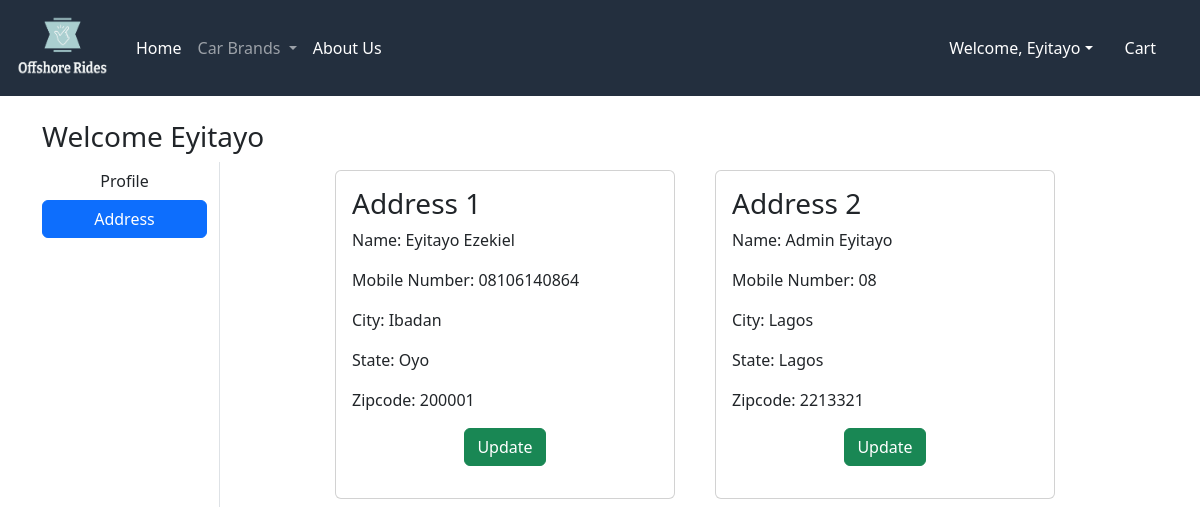
The app's page /address/ (signed in) with its own data.
### Offshore/models.py (models this page shows, shortened)
class Customer(models.Model):
    user = models.ForeignKey(User, on_delete=models.CASCADE)
    name = models.CharField(max_length=200)
    city = models.CharField(max_length=200)
    mobile = models.IntegerField(default=8)
    zipcode = models.IntegerField()
    state = models.CharField(choices=STATE_CHOICES, max_length=100)

### Offshore/views.py (the view)
# urls.py: path('address/', views.address, name='address'),
def address(request):
    add = Customer.objects.filter(user=request.user)
    return render(request, 'Offshore/address.html', locals())

### Offshore/templates/Offshore/address.html (shortened to what this page needs)
{% extends 'Offshore/base.html' %}
{% load static %}
{% block maincontent %}
    <div class="container my-4">
        <div class="row">
            <h3>Welcome <span class="text-capitalize">{{ request.user }}</span></h3>
            <div class="col-sm-2 border-end">
                <ul class="list-unstyled">
                    <li class="d-grid"><a href="{% url 'profile' %}" class="btn">Profile</a></li>
                    <li class="d-grid"><a href="{% url 'address' %}" class="btn btn-primary">Address</a></li>
                </ul>
            </div>
            <div class="col-sm-8 offset-sm-1">
                <div class="row">
                    {% for ad in add %}
                        <div class="col-sm-6">
                            <div class="card m-2">
                                <div class="card-body">
                                    <h3>Address {{ forloop.counter }}</h3>
                                    <p>Name: {{ ad.name }}</p>
                                    <p>Mobile Number: 0{{ ad.mobile }}</p>
                                    <p>City: {{ ad.city }}</p>
                                    <p>State: {{ ad.state }}</p>
                                    <p>Zipcode: {{ ad.zipcode }}</p>
                                    <p class="text-center"><a href="{% url 'updateAddress' pk=ad.id %}" type="button" class="btn btn-success">Update</a></p>
                                </div>
                            </div>
                        </div>
                    {% endfor %}
                </div>
            </div>
        </div>
    </div>
{% endblock maincontent %}

### Offshore/templates/Offshore/base.html (shortened to what this page needs)
<!DOCTYPE html>
{% load static %}
<html lang="en">
  <head>
    <link href="https://cdn.jsdelivr.net/npm/bootstrap@5.3.3/dist/css/bootstrap.min.css" rel="stylesheet">
    <link href="{% static 'Offshore/css/owl.carousel.min.css'%}" rel="stylesheet">
    <link href="{% static 'Offshore/css/all.min.css'%}" rel="stylesheet">
    <link href="{% static 'Offshore/css/style.css'%}" rel="stylesheet">
  </head>
  <body>
    <nav class="navbar navbar-expand-lg navbar-dark" style="background-color: #232f3e;">
      <div class="container-fluid">
        <a class="navbar-brand" href="{% url 'home' %}">
          <img src="{% static 'Offshore/images/logo_transparent.png'%}" width="100" height="70"/>
        </a>
        <div class="collapse navbar-collapse" id="navbarSupportedContent">
          <ul class="navbar-nav me-auto mb-2 mb-lg-0">
            {% if request.user.is_authenticated %}
            <li class="nav-item">
              <a class="nav-link active" aria-current="page" href="/">Home</a>
            </li>
            <li class="nav-item dropdown">
              <a class="nav-link dropdown-toggle" href="#" role="button" data-bs-toggle="dropdown" aria-expanded="false">
                Car Brands
              </a>
            </li>
            <li class="nav-item">
              <a class="nav-link text-white" href="{% url 'about' %}">About Us</a>
            </li>
          </ul>
        </div>
        <ul class="navbar-nav me-auto mb-2 mb-lg-0">
          <li class="nav-item dropdown mx-2">
            <a class="nav-link dropdown-toggle text-white" href="#" id="profileDropdown" role="button" data-bs-toggle="dropdown" aria-expanded="false">Welcome, {{ user.username }}</a>
          </li>
          <li class="nav-item mx-2">
            <a href="{% url 'showcart' %}" class="nav-link text-white">Cart</a>
          </li>
          {% endif %}
        </ul>
      </div>
    </nav>
    {% block maincontent %}
    {% endblock maincontent %}
    <br>
    <br>
    <br><br>
  </body>
</html>

### records on screen
Customer: name "Eyitayo Ezekiel", mobile "8106140864", city "Ibadan", state "Oyo", zipcode "200001"
Customer: name "Admin Eyitayo", mobile "8", city "Lagos", state "Lagos", zipcode "2213321"

### other values on screen
{{ user.username }} "Eyitayo"
{{ request.user }} "Eyitayo"
